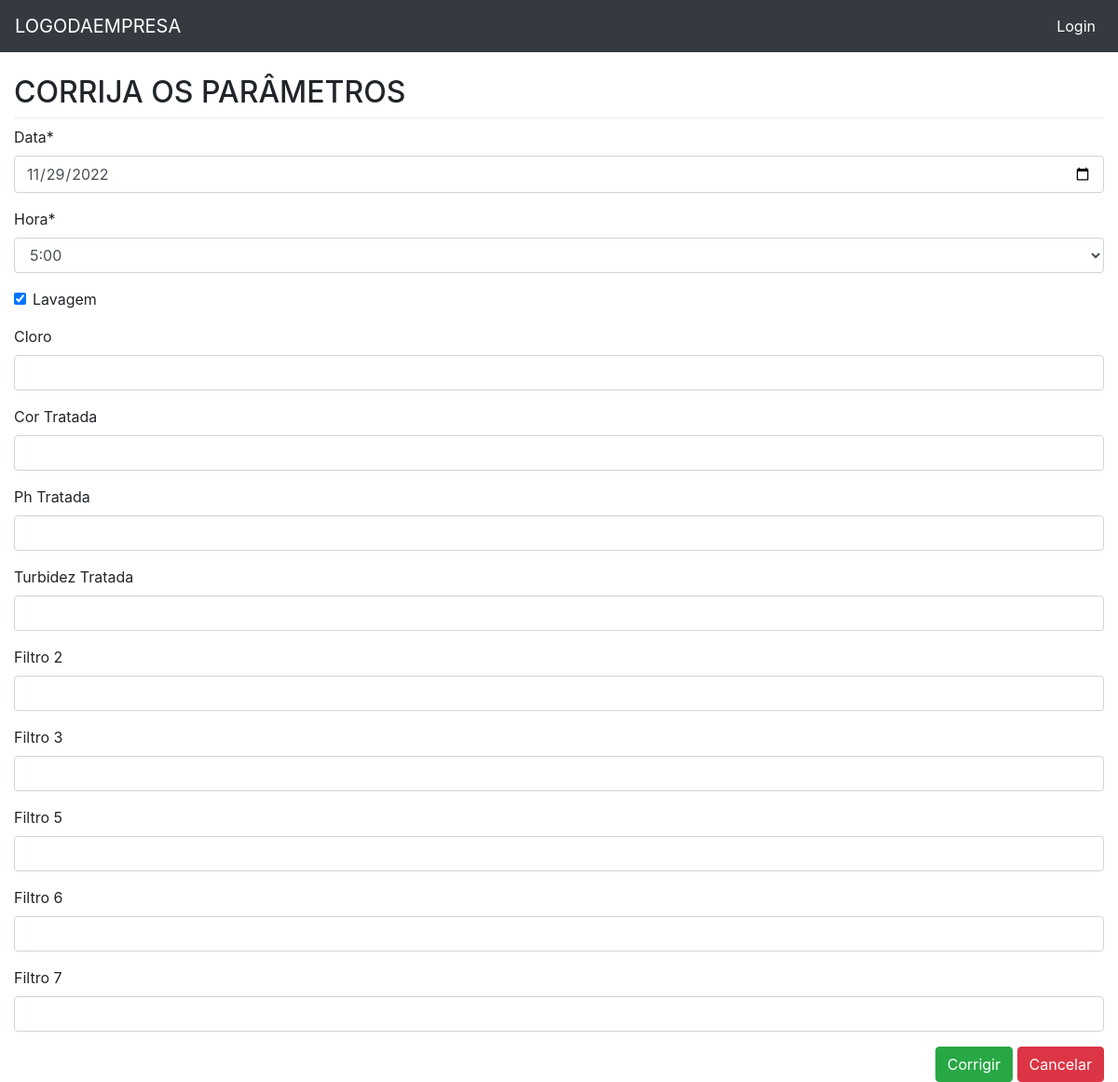
The page /eta_quatro/update/4 on the database its author committed.
### eta_quatro/models.py (models this page shows, shortened)
class EtaQuatro(models.Model):
    data = models.DateField('Data', auto_now=False, auto_now_add=False)
    hora = models.CharField(max_length=5, choices=HORA_CHOICE)
    lavagem = models.BooleanField('Lavagem', default=False, blank=True)
    cloro = models.DecimalField('Cloro', max_digits=4, decimal_places=2, blank=True, null=True)
    cor_t = models.DecimalField('Cor Tratada', max_digits=4, decimal_places=2, blank=True, null=True)
    ph_t = models.DecimalField('Ph Tratada', max_digits=4, decimal_places=2, blank=True, null=True)
    turbidez_t = models.DecimalField('Turbidez Tratada', max_digits=4, decimal_places=2, blank=True, null=True)
    filtro2 = models.DecimalField('Filtro 2', max_digits=4, decimal_places=2, blank=True, null=True)
    filtro3 = models.DecimalField('Filtro 3', max_digits=4, decimal_places=2, blank=True, null=True)
    filtro5 = models.DecimalField('Filtro 5', max_digits=4, decimal_places=2, blank=True, null=True)
    filtro6 = models.DecimalField('Filtro 6', max_digits=4, decimal_places=2, blank=True, null=True)
    filtro7 = models.DecimalField('Filtro 7', max_digits=4, decimal_places=2, blank=True, null=True)
    class Meta:
        ordering = ('-data',)
        verbose_name = 'ETA Quatro'

### eta_quatro/views.py (the view)
# urls.py: path('update/<int:pk>', v.eta_quatro_update, name='eta_quatro_update'),
def eta_quatro_update(request, pk):
    template_name = 'eta_quatro_update.html'
    obj = EtaQuatro.objects.get(pk=pk)
    form = EtaQuatroForm(request.POST or None, instance=obj)
    if request.method == 'POST':
        if form.is_valid():
            form.save()
            return HttpResponseRedirect(reverse('eta_quatro:eta_quatro_list'))
    context = {'form': form}
    return render(request, template_name, context)

### eta_quatro/forms.py
class EtaQuatroForm(forms.ModelForm):
    data = forms.DateField(
        label='Data',
        widget=forms.DateInput(
            format='%Y-%m-%d',
            attrs={
                'type': 'date'
            }),
        input_formats=('%Y-%m-%d',),
    )
    class Meta:
        model = EtaQuatro
        fields = '__all__'

### eta_quatro/templates/eta_quatro_update.html (shortened to what this page needs)
{% extends "base.html" %}
{% load static %}
{% load crispy_forms_tags %}
{% block content %}
    <h2>CORRIJA OS PARÂMETROS </h2>
    <div class="dropdown-divider"></div>
    <form action="" method="POST" >
    {{ form|crispy }}
    <span class="pull-right">
      <button type="submit" class="btn btn-success">Corrigir</button>
      <button type="reset" class="btn btn-danger" onclick="location.href = '{% url 'eta_quatro:eta_quatro_list' %}'">Cancelar</button>
    </span>
{% endblock %}

### core/static/css/style.css (style rules this page uses)
body { margin-top: 80px; }

### rows shown on the page
EtaQuatro: data "11/29/2022", hora "5:00", lavagem "☑"
